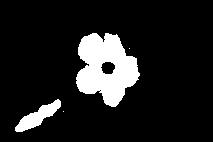
%> input picture HW_3/2/code/maskflower.jpg, 213 x 142 px
$ octave final.m   (GNU Octave 9; MATLAB toolbox functions it lacks are replaced by stand-ins)
%> lines starting %> are read from the running program, lines starting %| are printed output that depends on the picture; in (x1, y1, x2, y2) boxes, pixels count from 0 and x2, y2 are one past the last pixel; in counts of white or black regions, pixels touching at a corner belong together; the program's own positions count from 1
in1_image=imread("maskflower.jpg");
%> in1_image is the input picture: size 142x213 uint8; min 0, max 255, mean 30.6
in2_image=imread("edgebird.jpg");
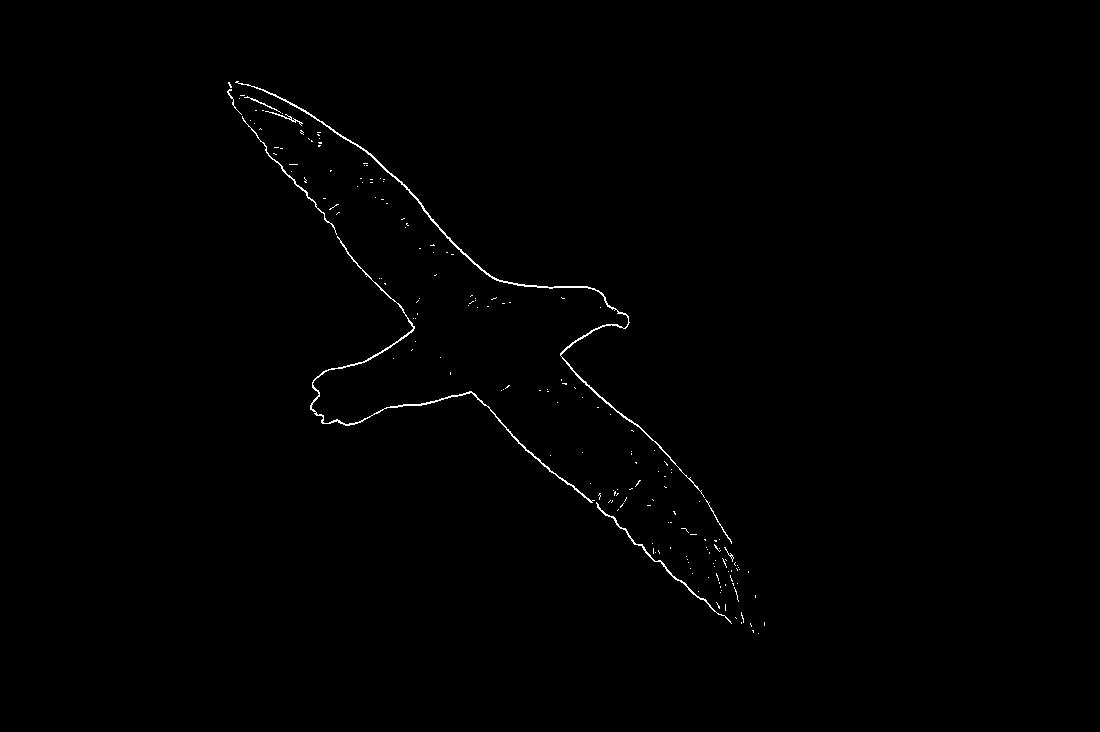
%> input picture HW_3/2/code/edgebird.jpg, 1100 x 732 px
%> in2_image is the input picture: size 732x1100 uint8; min 0, max 255, mean 1.3
in2_image=imresize(in2_image,0.5);
%> in2_image: size 366x550 uint8
[X,Y]=size(in1_image);
%> X = 142; Y = 213
[K,M]=size(in2_image);
%> K = 366; M = 550
for i=1:X
    for j=1:Y
        if (j<65)
            in1_image(i,j)=0;
        end
    end

end
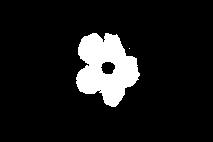
%> in1_image: size 142x213 uint8; 2.9% of pixels changed, all inside (x1, y1, x2, y2) = (8, 96, 64, 136)
imwrite(in1_image,"newbird1.jpg");
